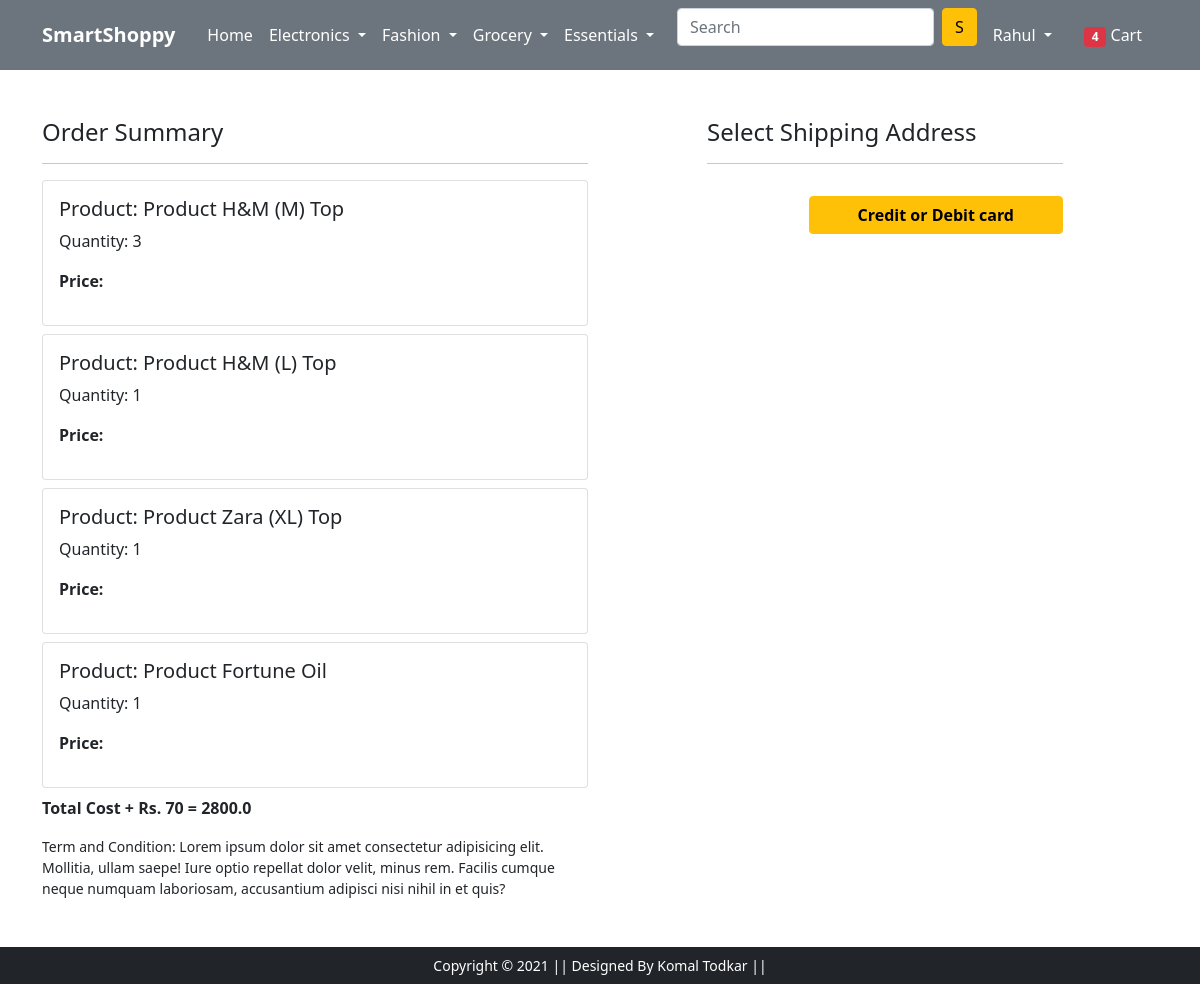
The page /checkout/ (signed in) on the database its author committed.
### app/models.py (models this page shows, shortened)
class Cart(models.Model):
    user = models.ForeignKey(User, on_delete=models.CASCADE)
    product = models.ForeignKey(Product, on_delete=models.CASCADE)
    quantity = models.PositiveIntegerField(default=1)

class Product(models.Model):
    title = models.CharField(max_length=100)
    selling_price = models.FloatField()
    discounted_price = models.FloatField()
    description = models.TextField()
    brand = models.CharField(max_length=100)
    category = models.CharField(choices=CATEGORY_CHOICES,
        max_length=2)
    product_image = models.ImageField(upload_to='productimg')

### app/views.py (the view)
# urls.py: path('checkout/', views.checkout, name='checkout'),
@login_required
def checkout(request):
     totalitem=0
     if request.user.is_authenticated:
               totalitem = len(Cart.objects.filter(user=request.user))
     user = request.user
     add = Customer.objects.filter(user=user)
     cart_items = Cart.objects.filter(user=user)
     amount = 0.0
     shipping_amount = 70.0
     totalamount = 0.0
     cart_product = [p for p in Cart.objects.all() if p.user == request.user]
     if cart_product:
          for p in cart_product:
               tempamount = (p.quantity * p.product.discounted_price)
               amount += tempamount
          totalamount = amount + shipping_amount
     return render(request, 'app/checkout.html',{'add':add,'totalamount':totalamount,'cart_items':cart_items,'totalitem':totalitem})

### app/templates/app/checkout.html (shortened to what this page needs)
{% extends 'app/base.html' %}
{% load static %}
{% block main-content %}
<div class="container">
 <div class="row mt-5">
  <div class="col-sm-6">
    <h4>Order Summary</h4>
    <hr>
    {% for item in cart_items %}
      <div class="card mb-2">
        <div class="card-body">
          <h5>Product: Product {{item.product.title}}</h5>
          <p>Quantity: {{item.quantity}}</p>
          <p class="fw-bold">Price: {{item.total_cost}}</p>
        </div>
      </div>
      {% endfor %}
      <p class="fw-bold">Total Cost + Rs. 70 = {{totalamount}}</p>
    <small>Term and Condition: Lorem ipsum dolor sit amet consectetur adipisicing elit. Mollitia, ullam saepe! Iure optio repellat dolor velit, minus rem. Facilis cumque neque numquam laboriosam, accusantium adipisci nisi nihil in et quis?</small>
  </div>
  <div class="col-sm-4 offset-sm-1">
    <h4>Select Shipping Address</h4>
    <hr>
    <form action="/paymentdone">
        <div class="text-end">
          <button type="submit" class="btn btn-warning mt-3 px-5 fw-bold">Credit or Debit card</button>
        </div>
      </form>
    </div>
  </div>
</div>
{% endblock main-content %}

### app/templates/app/base.html (shortened to what this page needs)
{% load static %}
<html lang="en">
  <head>
    <link href="https://cdn.jsdelivr.net/npm/bootstrap@5.0.0-beta1/dist/css/bootstrap.min.css" rel="stylesheet">
    <link rel="stylesheet" href="{% static 'app/css/owl.carousel.min.css' %}">
    <link rel="stylesheet" href="{% static 'app/css/all.min.css' %}">
    <link rel="stylesheet" href="{% static 'app/css/style.css' %}">
  </head>
  <body>
    <nav class="navbar navbar-expand-lg navbar-dark bg-secondary">
     <div class="container">
       <a class="navbar-brand" href="/"><b>SmartShoppy</b></a>
       <div class="collapse navbar-collapse" id="navbarSupportedContent">
         <ul class="navbar-nav me-auto mb-2 mb-lg-0 mx-2">
           <li class="nav-item">
             <a class="nav-link active" aria-current="page" href="/">Home</a>
           </li>
           <li class="nav-item dropdown">
             <a class="nav-link dropdown-toggle text-white" href="#" id="electronicsDropdown" role="button" data-bs-toggle="dropdown" aria-expanded="false">
               Electronics
             </a>
           </li>
           <li class="nav-item dropdown">
             <a class="nav-link dropdown-toggle text-white" href="#" id="fashionDropdown" role="button" data-bs-toggle="dropdown" aria-expanded="false">
               Fashion
             </a>
           </li>
           <li class="nav-item dropdown">
             <a class="nav-link dropdown-toggle text-white" href="#" id="electronicsDropdown" role="button" data-bs-toggle="dropdown" aria-expanded="false">
               Grocery
             </a>
           </li>
           <li class="nav-item dropdown">
             <a class="nav-link dropdown-toggle text-white" href="#" id="electronicsDropdown" role="button" data-bs-toggle="dropdown" aria-expanded="false">
               Essentials
             </a>
           </li>
         </ul>
         <form action="{% url 'search_results' %}" class="d-flex" method="GET">
           <input id="search_box" class="form-control me-2" name="search" id="search" type="search" placeholder="Search" aria-label="Search">
           <button id="search_submit"class="btn btn-warning" type="submit">S</button>
         </form>
         <div>
          <ul class="navbar-nav me-auto mb-2 mb-lg-0">
          {% if request.user.is_authenticated %}
           <li class="nav-item dropdown mx-2">
              <a class="nav-link dropdown-toggle text-white" href="#" id="profileDropdown" role="button" data-bs-toggle="dropdown" aria-expanded="false">
                {{request.user.username|capfirst}}
              </a>
            </li>
            <li class="nav-item mx-2">
             <a href="{% url 'showcart' %}" class="nav-link text-white"><span class="badge bg-danger">{{totalitem}}</span> Cart </a>
            </li>
            {% endif %}
          </ul>
         </div>
       </div>
     </div>
    </nav>
    {% block main-content %} {% endblock main-content %}
    <footer class="container-fluid bg-dark text-center p-2 mt-5">
        <small class="text-white">Copyright &copy; 2021 || Designed By Komal Todkar || </small>
    </footer>
  </body>
</html>

### rows shown on the page
Cart: product "H&M (M) Top", quantity "3"
Cart: product "H&M (L) Top", quantity "1"
Cart: product "Zara (XL) Top", quantity "1"
Cart: product "Fortune Oil", quantity "1"

### other values the page prints
{{ request.user.username|capfirst }} "Rahul"
{{ totalitem }} "4"
{{ totalamount }} "2800.0"
